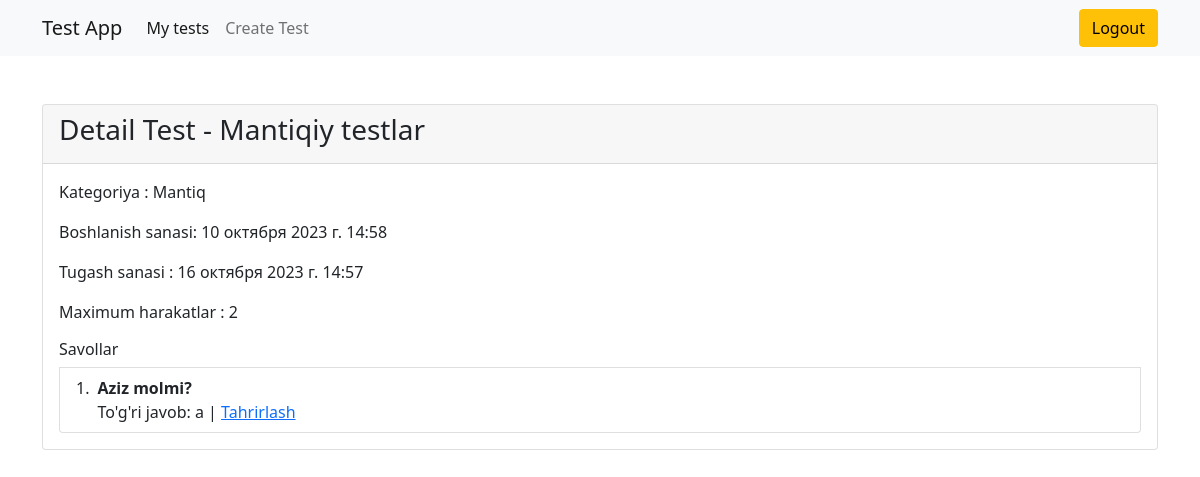
The app's page /detail_test/1/ (signed in), older data.
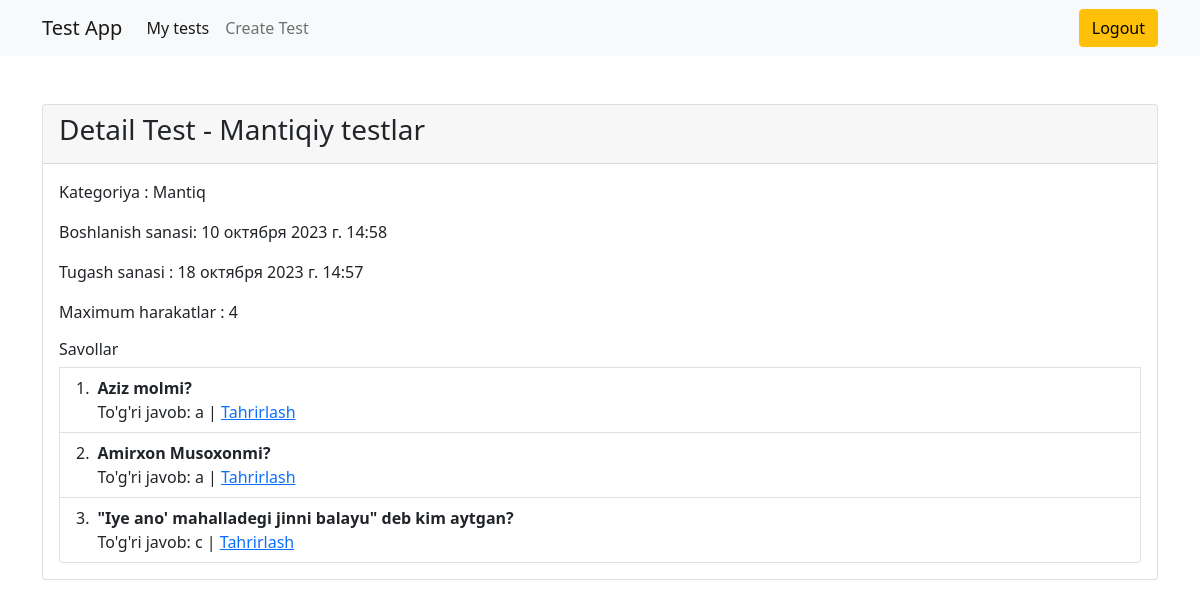
The same page, newer data.
### main/models.py (models this page shows, shortened)
class Test(models.Model):
    author = models.ForeignKey(User, on_delete=models.CASCADE, verbose_name="avtor")
    category = models.ForeignKey(Category, on_delete=models.CASCADE, verbose_name="kategoriya")
    title = models.CharField(max_length=250, verbose_name="sarlavha")
    max_attemps = models.PositiveIntegerField(verbose_name="maksimum harakatlar soni")
    pass_percentage = models.PositiveIntegerField(default=60)
    start_date = models.DateTimeField(default=timezone.now, verbose_name="boshlanish sanasi")
    end_date = models.DateTimeField(default=(timezone.now()+timezone.timedelta(days=2)), verbose_name="tugatish sanasi")
    class Meta:
        verbose_name = "Test"
        verbose_name_plural = "Testlar"

class Category(models.Model):
    name = models.CharField(max_length=60, verbose_name="nomi")
    def __str__(self):
        return str(self.name)
    class Meta:
        verbose_name = "Kategoriya"
        verbose_name_plural = "Kategoriyalar"

class Question(models.Model):
    test = models.ForeignKey(Test, on_delete=models.CASCADE, verbose_name="test", related_name='questions')
    question = models.CharField(max_length=400, verbose_name="savol")
    answer_a = models.CharField(max_length=250, verbose_name="a javob")
    answer_b = models.CharField(max_length=250, verbose_name="b javob")
    answer_c = models.CharField(max_length=250, verbose_name="c javob")
    answer_d = models.CharField(max_length=250, verbose_name="d javob")
    true_answer = models.CharField(max_length=250, verbose_name="to'g'ri javob javob")
    class Meta:
        verbose_name = "Savol"
        verbose_name_plural = "Savollar"

### main/views.py (the view)
# urls.py: path("detail_test/<int:test_id>/", detail_test, name="detail_test"),
@login_required(login_url="login")
def detail_test(request, test_id):
    test = Test.objects.get(id=test_id)
    questions = Question.objects.filter(test=test)
    return render(request, "detail_test.html", {"test":test, "questions":questions})

### templates/detail_test.html (shortened to what this page needs)
{% extends "base.html" %}
{% load crispy_forms_tags %}
{% block content %}
    <div class="card mt-5">
        <div class="card-header">
            <h3>Detail Test - {{test.title}}</h3>
        </div>
        <div class="card-body">
            <p> Kategoriya : {{test.category}} </p>
            <p> Boshlanish sanasi: {{test.start_date}} </p>
            <p> Tugash sanasi : {{test.end_date}} </p>
            <p> Maximum harakatlar : {{test.max_attemps}} </p>
            <ol class="list-group list-group-numbered mt-3">
            <h6>Savollar</h6>
            {% for question in questions %}
            <li class="list-group-item d-flex justify-content-between align-items-start">
                <div class="ms-2 me-auto">
                  <div class="fw-bold">{{question.question}}</div>
                  To'g'ri javob: {{question.true_answer}} | <a href="{% url "update_question" question.id %}">Tahrirlash</a>
                </div>
              </li>
            {% endfor %}
              </ol>
        </div>
    </div>
{% endblock content %}

### templates/base.html (shortened to what this page needs)
<!doctype html>
<html lang="en">
  <head>
    <link href="https://cdn.jsdelivr.net/npm/bootstrap@5.0.2/dist/css/bootstrap.min.css" rel="stylesheet">
  </head>
  <body>
    <nav class="navbar navbar-expand-lg navbar-light bg-light">
        <div class="container">
          <a class="navbar-brand" href="/">Test App</a>
          <div class="collapse navbar-collapse" id="navbarNav">
            <ul class="navbar-nav">
              <li class="nav-item">
                <a class="nav-link active" aria-current="page" href="{% url 'my_tests' %}">My tests</a>
              </li>
              <li class="nav-item">
                <a class="nav-link" href="{% url 'create_test' %}">Create Test</a>
              </li>
            </ul>
          </div>
          <div class="d_flex">
            {% if user.is_authenticated %}
                <a class="btn btn-warning" href="{% url 'logout' %}">Logout</a>
            {% else %}
                <a class="btn btn-primary m-1" href="{% url 'login' %}">Login</a>
                <a class="btn btn-primary m-1" href="{% url 'signup' %}">Signup</a>
            {% endif %}
          </div>
        </div>
      </nav>
    <div class="container">
        {% block content %}
        {% endblock content %}
    </div>
  </body>
</html>

Row changes from the older to the newer data that the page shows:
changed Test "Mantiqiy testlar": end_date "16 октября 2023 г. 14:57" → "18 октября 2023 г. 14:57"; max_attemps "2" → "4"
added Question: question "Amirxon Musoxonmi?", true_answer "a"
added Question: question "\"Iye ano' mahalladegi jinni balayu\" deb kim aytgan?", true_answer "c"
